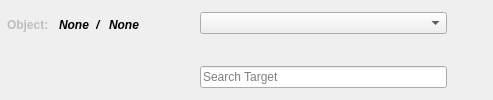
    <widget class="QWidget" name="addonWidget" native="true">
     <property name="sizePolicy">
      <sizepolicy hsizetype="Preferred" vsizetype="Maximum">
       <horstretch>0</horstretch>
       <verstretch>0</verstretch>
      </sizepolicy>
     </property>
     <layout class="QHBoxLayout" name="horizontalLayout_8">
      <property name="spacing">
       <number>7</number>
      </property>
      <property name="leftMargin">
       <number>0</number>
      </property>
      <property name="topMargin">
       <number>0</number>
      </property>
      <property name="rightMargin">
       <number>0</number>
      </property>
      <property name="bottomMargin">
       <number>0</number>
      </property>
      <item>
       <widget class="QWidget" name="mayaWidget" native="true">
        <layout class="QVBoxLayout" name="verticalLayout_4">
         <property name="spacing">
          <number>0</number>
         </property>
         <property name="leftMargin">
          <number>7</number>
         </property>
         <property name="topMargin">
          <number>0</number>
         </property>
         <property name="rightMargin">
          <number>7</number>
         </property>
         <property name="bottomMargin">
          <number>0</number>
         </property>
         <item>
          <widget class="QWidget" name="objectInfoLayout" native="true">
           <layout class="QHBoxLayout" name="horizontalLayout">
            <property name="spacing">
             <number>7</number>
            </property>
            <property name="leftMargin">
             <number>0</number>
            </property>
            <property name="topMargin">
             <number>0</number>
            </property>
            <property name="rightMargin">
             <number>0</number>
            </property>
            <property name="bottomMargin">
             <number>0</number>
            </property>
            <item>
             <widget class="QLabel" name="objectLabel">
              <property name="enabled">
               <bool>false</bool>
              </property>
              <property name="sizePolicy">
               <sizepolicy hsizetype="Maximum" vsizetype="Preferred">
                <horstretch>0</horstretch>
                <verstretch>0</verstretch>
               </sizepolicy>
              </property>
              <property name="font">
               <font>
                <weight>75</weight>
                <bold>true</bold>
               </font>
              </property>
              <property name="text">
               <string>Object: </string>
              </property>
              <property name="alignment">
               <set>Qt::AlignLeading|Qt::AlignLeft|Qt::AlignVCenter</set>
              </property>
             </widget>
            </item>
            <item>
             <widget class="QLabel" name="meshLabel">
              <property name="enabled">
               <bool>true</bool>
              </property>
              <property name="font">
               <font>
                <weight>75</weight>
                <italic>true</italic>
                <bold>true</bold>
               </font>
              </property>
              <property name="styleSheet">
               <string notr="true">
QLabel:hover {
    color: #7ab5bf;
}</string>
              </property>
              <property name="text">
               <string>None</string>
              </property>
              <property name="textFormat">
               <enum>Qt::AutoText</enum>
              </property>
             </widget>
            </item>
            <item>
             <widget class="QLabel" name="meshLabel_2">
              <property name="enabled">
               <bool>true</bool>
              </property>
              <property name="font">
               <font>
                <weight>75</weight>
                <italic>true</italic>
                <bold>true</bold>
               </font>
              </property>
              <property name="styleSheet">
               <string notr="true"/>
              </property>
              <property name="text">
               <string>/</string>
              </property>
              <property name="textFormat">
               <enum>Qt::AutoText</enum>
              </property>
             </widget>
            </item>
            <item>
             <widget class="QLabel" name="bsLabel">
              <property name="enabled">
               <bool>true</bool>
              </property>
              <property name="font">
               <font>
                <weight>75</weight>
                <italic>true</italic>
                <bold>true</bold>
               </font>
              </property>
              <property name="styleSheet">
               <string notr="true">
QLabel:hover {
    color: #7ab5bf;
}</string>
              </property>
              <property name="text">
               <string>None</string>
              </property>
              <property name="textFormat">
               <enum>Qt::AutoText</enum>
              </property>
             </widget>
            </item>
            <item>
             <spacer name="horizontalSpacer_4">
              <property name="orientation">
               <enum>Qt::Horizontal</enum>
              </property>
              <property name="sizeType">
               <enum>QSizePolicy::MinimumExpanding</enum>
              </property>
              <property name="sizeHint" stdset="0">
               <size>
                <width>40</width>
                <height>20</height>
               </size>
              </property>
             </spacer>
            </item>
           </layout>
           <zorder>meshLabel</zorder>
           <zorder>objectLabel</zorder>
           <zorder>horizontalSpacer_4</zorder>
           <zorder>meshLabel_2</zorder>
           <zorder>bsLabel</zorder>
          </widget>
         </item>
         <item>
          <widget class="QWidget" name="bsAddWidget" native="true">
           <property name="sizePolicy">
            <sizepolicy hsizetype="Maximum" vsizetype="Preferred">
             <horstretch>0</horstretch>
             <verstretch>0</verstretch>
            </sizepolicy>
           </property>
           <layout class="QHBoxLayout" name="horizontalLayout_6">
            <property name="spacing">
             <number>7</number>
            </property>
            <property name="leftMargin">
             <number>0</number>
            </property>
            <property name="topMargin">
             <number>0</number>
            </property>
            <property name="rightMargin">
             <number>0</number>
            </property>
            <property name="bottomMargin">
             <number>0</number>
            </property>
            <item>
             <widget class="QPushButton" name="expandButton">
              <property name="maximumSize">
               <size>
                <width>16777215</width>
                <height>16777215</height>
               </size>
              </property>
              <property name="font">
               <font/>
              </property>
              <property name="styleSheet">
               <string notr="true">QPushButton {
    border: none;
    background: transparent;
    icon: url(:/icon/expand.svg);
}

QPushButton:hover {
    border: 1px solid #cfcfcf;
    icon: url(:/icon/expand_hover.svg);
}

QPushButton:pressed { 
    border: 1px solid #cfcfcf;
    icon: url(:/icon/expand_pressed.svg);
 }</string>
              </property>
              <property name="text">
               <string/>
              </property>
              <property name="icon">
               <iconset resource="../dev_icon/_qrc.qrc">
                <normaloff>:/icon/expand.svg</normaloff>:/icon/expand.svg</iconset>
              </property>
             </widget>
            </item>
           </layout>
          </widget>
         </item>
        </layout>
       </widget>
      </item>
      <item>
       <widget class="QWidget" name="filterWidget" native="true">
        <property name="minimumSize">
         <size>
          <width>300</width>
          <height>0</height>
         </size>
        </property>
        <layout class="QVBoxLayout" name="verticalLayout_3">
         <property name="spacing">
          <number>7</number>
         </property>
         <property name="leftMargin">
          <number>7</number>
         </property>
         <property name="topMargin">
          <number>0</number>
         </property>
         <property name="rightMargin">
          <number>7</number>
         </property>
         <property name="bottomMargin">
          <number>0</number>
         </property>
         <item>
          <widget class="QWidget" name="filterBsComboBoxWidget" native="true">
           <layout class="QHBoxLayout" name="horizontalLayout_7">
            <property name="spacing">
             <number>7</number>
            </property>
            <property name="leftMargin">
             <number>0</number>
            </property>
            <property name="topMargin">
             <number>0</number>
            </property>
            <property name="rightMargin">
             <number>0</number>
            </property>
            <property name="bottomMargin">
             <number>0</number>
            </property>
            <item>
             <widget class="QComboBox" name="filterComboBox">
              <property name="minimumSize">
               <size>
                <width>0</width>
                <height>0</height>
               </size>
              </property>
              <property name="maximumSize">
               <size>
                <width>16777215</width>
                <height>16777215</height>
               </size>
              </property>
              <property name="font">
               <font>
                <weight>75</weight>
                <italic>false</italic>
                <bold>true</bold>
                <strikeout>false</strikeout>
               </font>
              </property>
              <property name="focusPolicy">
               <enum>Qt::WheelFocus</enum>
              </property>
              <property name="contextMenuPolicy">
               <enum>Qt::NoContextMenu</enum>
              </property>
              <property name="inputMethodHints">
               <set>Qt::ImhNone</set>
              </property>
              <property name="editable">
               <bool>false</bool>
              </property>
             </widget>
            </item>
            <item>
             <widget class="QPushButton" name="loadBsButton">
              <property name="sizePolicy">
               <sizepolicy hsizetype="Fixed" vsizetype="Fixed">
                <horstretch>0</horstretch>
                <verstretch>0</verstretch>
               </sizepolicy>
              </property>
              <property name="minimumSize">
               <size>
                <width>32</width>
                <height>32</height>
               </size>
              </property>
              <property name="maximumSize">
               <size>
                <width>32</width>
                <height>32</height>
               </size>
              </property>
              <property name="styleSheet">
               <string notr="true">QPushButton {
    border: none;
    background: transparent;
    icon: url(:/icon/search.svg);
}

QPushButton:hover {
    icon: url(:/icon/search_hover.svg);
}

QPushButton:pressed { 
    icon: url(:/icon/search_pressed.svg);
 }</string>
              </property>
              <property name="text">
               <string/>
              </property>
              <property name="icon">
               <iconset resource="../dev_icon/_qrc.qrc">
                <normaloff>:/icon/search.svg</normaloff>:/icon/search.svg</iconset>
              </property>
              <property name="iconSize">
               <size>
                <width>32</width>
                <height>32</height>
               </size>
              </property>
             </widget>
            </item>
           </layout>
          </widget>
         </item>
         <item>
          <widget class="QWidget" name="filterLineEditWidget" native="true">
           <property name="minimumSize">
            <size>
             <width>0</width>
             <height>0</height>
            </size>
           </property>
           <layout class="QHBoxLayout" name="horizontalLayout_2">
            <property name="spacing">
             <number>7</number>
            </property>
            <property name="leftMargin">
             <number>0</number>
            </property>
            <property name="topMargin">
             <number>0</number>
            </property>
            <property name="rightMargin">
             <number>0</number>
            </property>
            <property name="bottomMargin">
             <number>0</number>
            </property>
            <item>
             <widget class="QLineEdit" name="filterLineEdit">
              <property name="minimumSize">
               <size>
                <width>0</width>
                <height>0</height>
               </size>
              </property>
              <property name="placeholderText">
               <string>Search Target</string>
              </property>
              <property name="clearButtonEnabled">
               <bool>true</bool>
              </property>
             </widget>
            </item>
            <item>
             <widget class="QPushButton" name="loadTargetButton">
              <property name="minimumSize">
               <size>
                <width>32</width>
                <height>32</height>
               </size>
              </property>
              <property name="maximumSize">
               <size>
                <width>32</width>
                <height>32</height>
               </size>
              </property>
              <property name="styleSheet">
               <string notr="true">QPushButton {
    border: none;
    background: transparent;
    icon: url(:/icon/search.svg);
}

QPushButton:hover {
    icon: url(:/icon/search_hover.svg);
}

QPushButton:pressed { 
    icon: url(:/icon/search_pressed.svg);
 }</string>
              </property>
              <property name="text">
               <string/>
              </property>
              <property name="icon">
               <iconset resource="../dev_icon/_qrc.qrc">
                <normaloff>:/icon/search.svg</normaloff>:/icon/search.svg</iconset>
              </property>
              <property name="iconSize">
               <size>
                <width>32</width>
                <height>32</height>
               </size>
              </property>
             </widget>
            </item>
           </layout>
          </widget>
         </item>
        </layout>
       </widget>
      </item>
     </layout>
    </widget>
